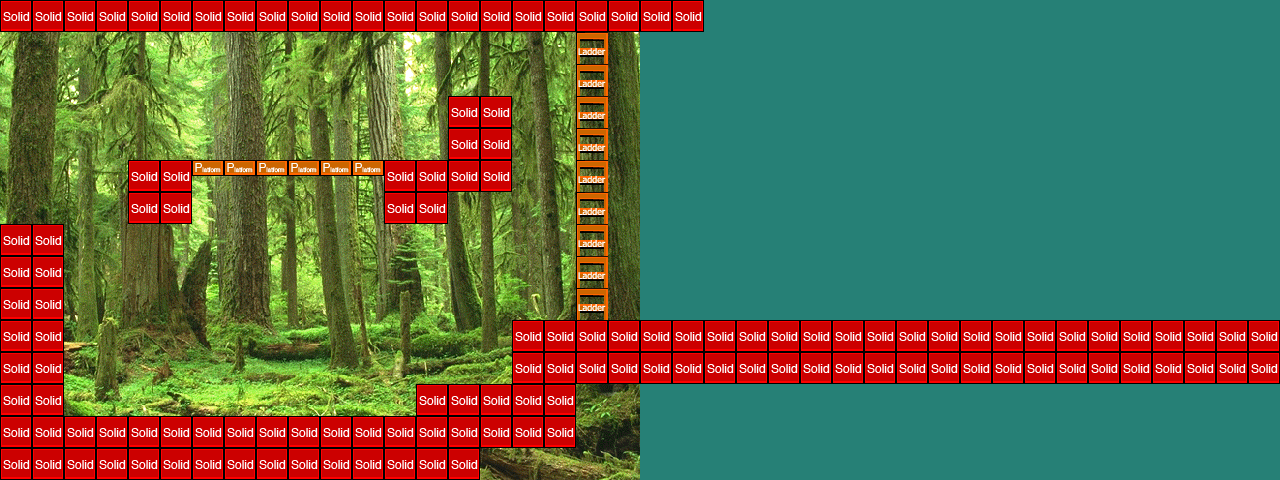

A 2D game scene composited from a Tiled map and its tileset images. What follows is a short description and the map's XML, with each tile layer's data collapsed to a summary:
An orthogonal 40x15 tile map with 32x32 px tiles, 2 tile layers (background, collision), 1 hidden layer not drawn, 2 tilesets, 2 image layers and 12 objects (9x CoinEntity, mainPlayer, EnemyEntity, me.LevelEntity).

<map version="1.0" orientation="orthogonal" width="40" height="15" tilewidth="32" tileheight="32" backgroundcolor="#268076">
 <tileset firstgid="1" name="area01_level_tiles" tilewidth="32" tileheight="32">
  <image source="img/map/area01_level_tiles.png" width="640" height="241" />
 </tileset>
 <tileset firstgid="141" name="metatiles32x32" tilewidth="32" tileheight="32">
  <image source="img/map/metatiles32x32.png" width="160" height="32" />
  <tile id="0">
   <properties>
    <property name="type" value="solid" />
   </properties>
  </tile>
  <tile id="1">
   <properties>
    <property name="type" value="platform" />
   </properties>
  </tile>
  <tile id="4">
   <properties>
    <property name="type" value="ladder" />
   </properties>
  </tile>
 </tileset>
 <imagelayer name="Parallax_layer1" width="40" height="15">
  <image source="img/area01_bkg0.png" />
  <properties>
   <property name="ratio" value="0.25" />
  </properties>
 </imagelayer>
 <layer name="foreground" width="40" height="15" visible="0">
  <data>[600 cells, 247 non-empty, 41 distinct tile ids]</data>
 </layer>
 <layer name="background" width="40" height="15">
  <data>[600 cells, 0 non-empty, 0 distinct tile ids]</data>
 </layer>
 <objectgroup name="mainPlayer" width="40" height="15">
  <object name="mainPlayer" x="0" y="192" width="32" height="32">
   <properties>
    <property name="image" value="cat_run_right" />
    <property name="spritewidth" value="48.5" />
   </properties>
  </object>
 </objectgroup>
 <imagelayer name="Parallax_layer2" width="40" height="15">
  <image source="img/area01_bkg1.png" />
  <properties>
   <property name="ratio" value="0.35" />
  </properties>
 </imagelayer>
 <layer name="collision" width="40" height="15">
  <data>[600 cells, 149 non-empty, 3 distinct tile ids]</data>
 </layer>
 <objectgroup name="CoinEntity" width="40" height="15">
  <properties>
   <property name="image" value="spinning_coin_gold" />
   <property name="spritewidth" value="32" />
  </properties>
  <object name="CoinEntity" x="544" y="288" width="32" height="32">
   <properties>
    <property name="image" value="spinning_coin_gold" />
    <property name="spritewidth" value="32" />
   </properties>
  </object>
  <object name="CoinEntity" x="609" y="286" width="32" height="32">
   <properties>
    <property name="image" value="spinning_coin_gold" />
    <property name="spritewidth" value="32" />
   </properties>
  </object>
  <object name="CoinEntity" x="663" y="261" width="32" height="32">
   <properties>
    <property name="image" value="spinning_coin_gold" />
    <property name="spritewidth" value="32" />
   </properties>
  </object>
  <object name="CoinEntity" x="712" y="236" width="32" height="32">
   <properties>
    <property name="image" value="spinning_coin_gold" />
    <property name="spritewidth" value="32" />
   </properties>
  </object>
  <object name="CoinEntity" x="772" y="205" width="32" height="32">
   <properties>
    <property name="image" value="spinning_coin_gold" />
    <property name="spritewidth" value="32" />
   </properties>
  </object>
  <object name="CoinEntity" x="823" y="235" width="32" height="32">
   <properties>
    <property name="image" value="spinning_coin_gold" />
    <property name="spritewidth" value="32" />
   </properties>
  </object>
  <object name="CoinEntity" x="871" y="266" width="32" height="32">
   <properties>
    <property name="image" value="spinning_coin_gold" />
    <property name="spritewidth" value="32" />
   </properties>
  </object>
  <object name="CoinEntity" x="927" y="285" width="32" height="32">
   <properties>
    <property name="image" value="spinning_coin_gold" />
    <property name="spritewidth" value="32" />
   </properties>
  </object>
  <object name="CoinEntity" x="983" y="286" width="32" height="32">
   <properties>
    <property name="image" value="spinning_coin_gold" />
    <property name="spritewidth" value="32" />
   </properties>
  </object>
 </objectgroup>
 <objectgroup name="EnemyEntity" width="40" height="15">
  <object name="EnemyEntity" x="64" y="384" width="352" height="32">
   <properties>
    <property name="image" value="rat" />
    <property name="spritewidth" value="32" />
   </properties>
  </object>
 </objectgroup>
 <objectgroup name="LevelEntity" width="40" height="15">
  <object name="me.LevelEntity" x="1216" y="256" width="64" height="64">
   <properties>
    <property name="duration" value="250" />
    <property name="fade" value="#000000" />
    <property name="to" value="area02" />
   </properties>
  </object>
 </objectgroup>
</map>
